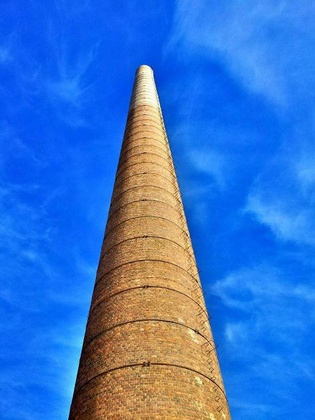
%> input picture Practise4_Segmentation/torre_monica.jpg, 315 x 420 px, shrunk from 480 x 640 before the run
$ octave exercise3.m   (GNU Octave 9; MATLAB toolbox functions it lacks are replaced by stand-ins)
%> lines starting %> are read from the running program, lines starting %| are printed output that depends on the picture; in (x1, y1, x2, y2) boxes, pixels count from 0 and x2, y2 are one past the last pixel; in counts of white or black regions, pixels touching at a corner belong together; the program's own positions count from 1
### Practise4_Segmentation/segmentation_em.m
%Function to segment a grayscale image into "num_seg" regions based on the
%intensity of its pixels

function im_seg = segmentation_em(im, num_seg)

    [rows cols] = size(im);
    p_x_belong_segm = zeros(rows,cols,num_seg);

    %Initial values for the pdfs and for the prior
    mu = linspace(0,1,num_seg);
    sigma = 0.5*(mu(2)-mu(1))*[1 1];
    p_segm = ones(num_seg, 1)/num_seg;

    for i=1:10,
        %Expectation - Probability of each pixel to belong to each segment
        %----------------------------------------------------------------------
        sum_p = zeros(rows,cols);
        for k=1:num_seg,
            p_x_belong_segm(:,:,k) = p_segm(k)*exp(-0.5*((im - mu(k))/sigma(k)).^2)/((2*pi)^(num_seg/2)*sigma(k));
            sum_p = sum_p + p_x_belong_segm(:,:,k);
        end
        %Normalize probabilities
        for k=1:num_seg,
            p_x_belong_segm(:,:,k) = p_x_belong_segm(:,:,k)./sum_p;
        end

        %Mazimization - Re-estimate mu, sigma and p_segm
        %----------------------------------------------------------------------
        fprintf('\n\n Iteration %d:',i);
        for k=1:num_seg,
            norm_fact = sum(sum(p_x_belong_segm(:,:,k)));
            mu(k) = sum(sum(p_x_belong_segm(:,:,k).*im))/norm_fact;
            sigma(k) = sqrt(sum(sum(p_x_belong_segm(:,:,k).*((im-mu(k)).^2)))/norm_fact);
            p_segm(k) = norm_fact/(rows*cols);
            fprintf('\n Segment %d - means %f, sigma %f', k, mu(k), sigma(k));
        end
    end

    %Assign segments by finding the ones with maximum prob.
    clus_em = zeros(rows,cols);
    for u=1:cols,
        for v=1:rows,
            max_p = 0;
            for k=1:num_seg,
                if (p_x_belong_segm(v,u,k) > max_p)
                    im_seg(v,u) = k;
                    max_p = p_x_belong_segm(v,u,k);
                end
            end
        end
    end

    %Plot the pdfs
    figure; hold on;
    title('PDFs of the regions');
    x = 0:.01:1;
    cstring='rgbcmyk';
    for k=1:num_seg,
        norm = normpdf(x,mu(k),sigma(k));
        plot(x,norm,cstring(mod(k,7)+1));
    end
return;

### Practise4_Segmentation/exercise3.m
im = imread('torre_monica.jpg'); %Convert to grayscale & double
%> im is the input picture: size 420x315x3 uint8; mean R, G, B 56.4, 116.9, 204
im = im2double(rgb2gray(im));
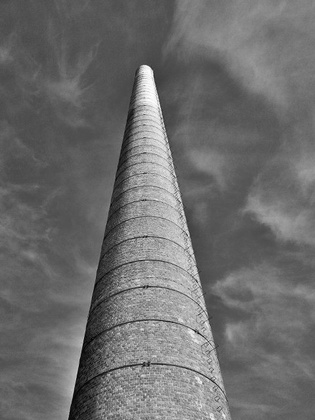
%> im: size 420x315 double; min 0.00784, max 0.996, mean 0.427
clus = segmentation_em(im, 2); %Image with segm. result
%> the loop in segmentation_em, `for i=1:10,` made 10 passes
%> (printed output is left out)
%> after the loop in segmentation_em, `for i=1:10,`: mu = [0.37 0.501]; p_segm = [0.568; 0.432]; sigma = [0.0473 0.164]
%> after the loop in segmentation_em, `for u=1:cols,`:
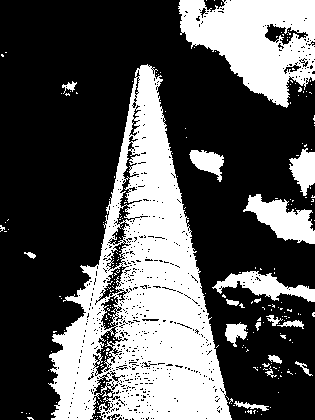
%> im_seg: size 420x315 double; values 1 (black) and 2 (white), 34.2% white; 236 white regions (218 under 20 px), largest, box (x1, y1, x2, y2) and area: (48, 64, 232, 420) 29995, (178, 0, 315, 108) 9039, (243, 194, 315, 244) 1834
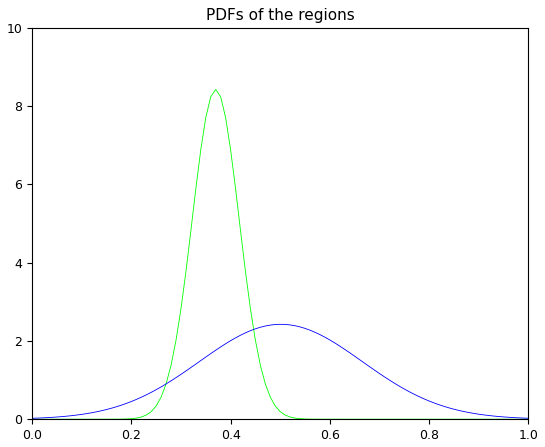
%> figure redrawn from the program's plot data; curve peaks at x = 0.37, y = 8.43; curve peaks at x = 0.5, y = 2.43
im_clust = uint8(255*(clus-1)/(max(max(clus))-1));
figure; subplot(1,3,1); imshow(im); title('Imagen original');
%subplot(1,3,2); imshow(im_km); title('Segmentacion K-Means');
subplot(1,3,3); imshow(im_clust); title('Segmentacion EM');
